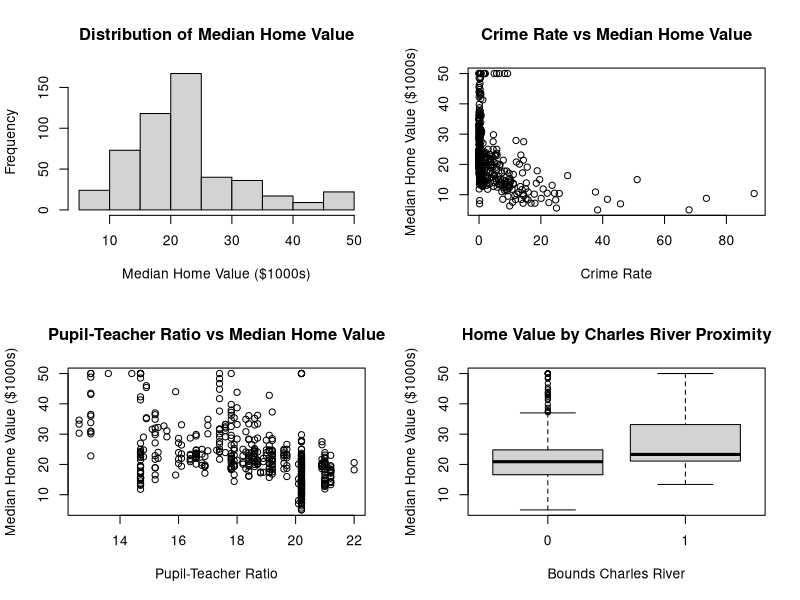
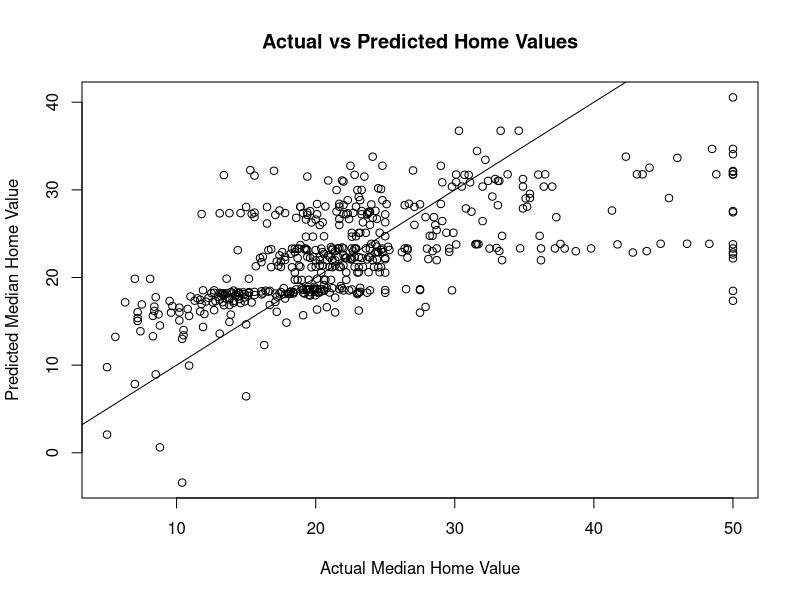
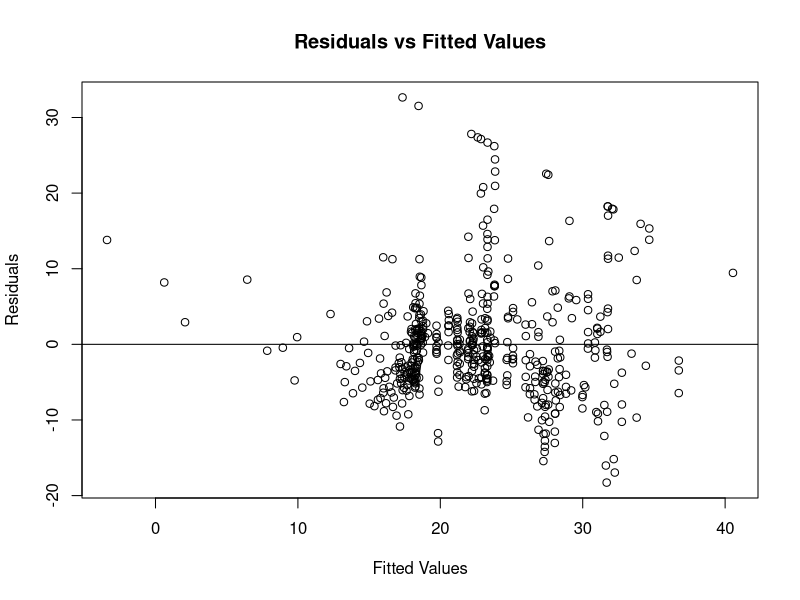

Recreate these plots in R, in order.
# Boston Housing Price Regression Analysis
# -----------------------------------------
# This analysis explores how selected neighborhood characteristics
# are associated with median housing values using multiple linear regression.

# Install mlbench if needed:
# install.packages("mlbench")

library(mlbench)

# Load Boston Housing dataset
data("BostonHousing")

# Preview the data
head(BostonHousing)
str(BostonHousing)
summary(BostonHousing)

# Select variables used in the analysis
housing <- BostonHousing[, c("medv", "crim", "zn", "ptratio", "chas")]

# Check for missing values
colSums(is.na(housing))

# Summary statistics
summary(housing)

# --------------------------------------------------
# Exploratory Data Analysis
# --------------------------------------------------

par(mfrow = c(2, 2))

hist(
  housing$medv,
  main = "Distribution of Median Home Value",
  xlab = "Median Home Value ($1000s)"
)

plot(
  housing$crim,
  housing$medv,
  main = "Crime Rate vs Median Home Value",
  xlab = "Crime Rate",
  ylab = "Median Home Value ($1000s)"
)

plot(
  housing$ptratio,
  housing$medv,
  main = "Pupil-Teacher Ratio vs Median Home Value",
  xlab = "Pupil-Teacher Ratio",
  ylab = "Median Home Value ($1000s)"
)

boxplot(
  medv ~ chas,
  data = housing,
  main = "Home Value by Charles River Proximity",
  xlab = "Bounds Charles River",
  ylab = "Median Home Value ($1000s)"
)

par(mfrow = c(1, 1))

# --------------------------------------------------
# Multiple Linear Regression
# --------------------------------------------------

housing_model <- lm(
  medv ~ crim + zn + ptratio + chas,
  data = housing
)

summary(housing_model)

# Model coefficients
coef(housing_model)

# 95% confidence intervals
confint(housing_model)

# --------------------------------------------------
# Model Evaluation
# --------------------------------------------------

model_summary <- summary(housing_model)

model_summary$r.squared
model_summary$adj.r.squared

# Actual vs predicted values
housing$predicted_medv <- predict(housing_model)

plot(
  housing$medv,
  housing$predicted_medv,
  main = "Actual vs Predicted Home Values",
  xlab = "Actual Median Home Value",
  ylab = "Predicted Median Home Value"
)

abline(0, 1)

# Residual analysis
plot(
  housing_model$fitted.values,
  residuals(housing_model),
  main = "Residuals vs Fitted Values",
  xlab = "Fitted Values",
  ylab = "Residuals"
)

abline(h = 0)

# --------------------------------------------------
# Statistical Significance and ANOVA
# --------------------------------------------------

anova(housing_model)

# --------------------------------------------------
# Key Model Results
# --------------------------------------------------

cat("R-squared:", model_summary$r.squared, "\n")
cat("Adjusted R-squared:", model_summary$adj.r.squared, "\n")
cat("Residual Standard Error:", model_summary$sigma, "\n")
